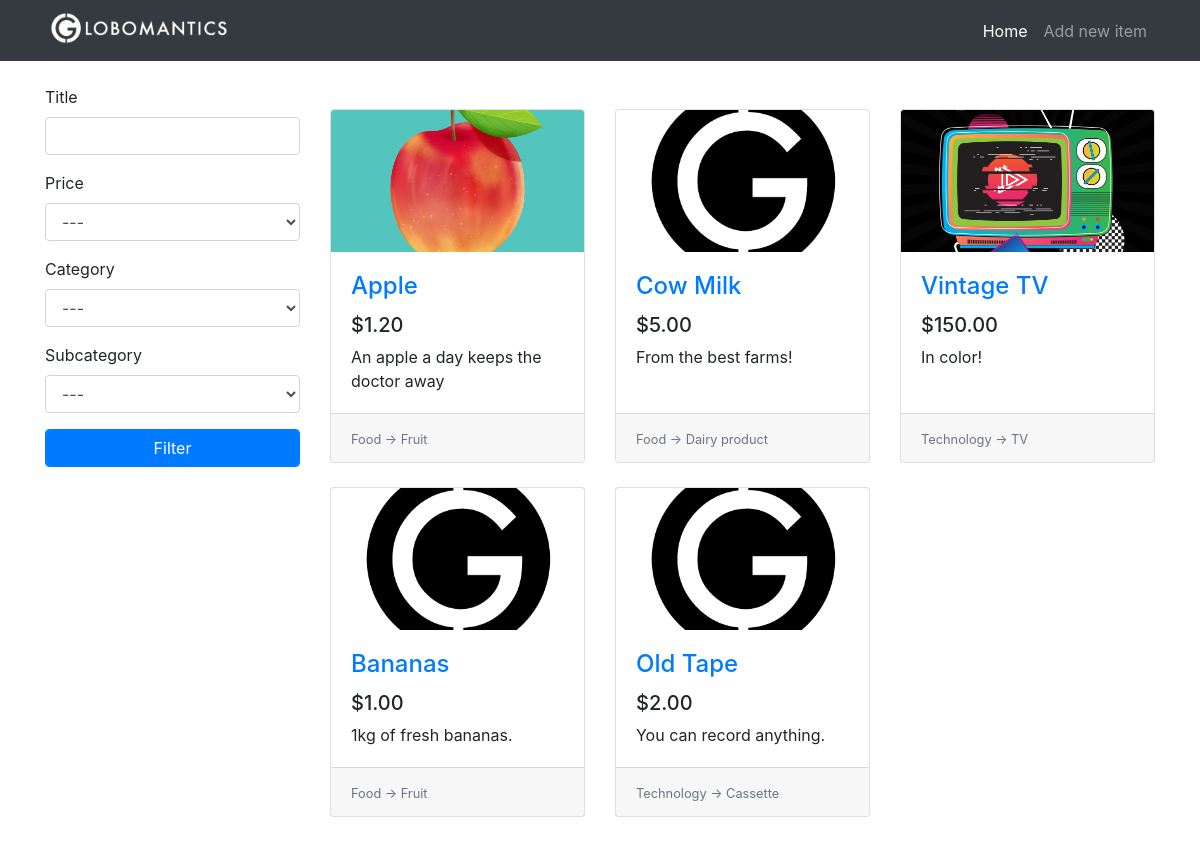
The page / on the database its author committed.
### tables this page shows
CREATE TABLE items(
                    id              INTEGER PRIMARY KEY AUTOINCREMENT,
                    title           TEXT,
                    description     TEXT,
                    price           REAL,
                    image           TEXT,
                    category_id     INTEGER,
                    subcategory_id  INTEGER,
                    FOREIGN KEY(category_id) REFERENCES categories(id),
                    FOREIGN KEY(subcategory_id) REFERENCES subcategories(id)
);

CREATE TABLE categories(
                    id              INTEGER PRIMARY KEY AUTOINCREMENT,
                    name            TEXT
);

CREATE TABLE subcategories(
                    id              INTEGER PRIMARY KEY AUTOINCREMENT,
                    name            TEXT,
                    category_id     INTEGER,
                    FOREIGN KEY(category_id) REFERENCES categories(id)
);

### app.py (the view)
@app.route("/")
def home():
    conn = get_db()
    c = conn.cursor()
    form = FilterForm(request.args, meta={"csrf": False})
    c.execute("SELECT id, name FROM categories")
    categories = c.fetchall()
    categories.insert(0, (0, "---"))
    form.category.choices = categories
    c.execute("SELECT id, name FROM subcategories")
    subcategories = c.fetchall()
    subcategories.insert(0, (0, "---"))
    form.subcategory.choices = subcategories
    query = """SELECT
               i.id,i.title,i.description,i.price,i.image,c.name,s.name
               FROM items as i
               INNER JOIN categories AS c ON i.category_id = c.id
               INNER JOIN subcategories AS s ON i.subcategory_id = s.id
               """
    try:
        is_ajax = int(request.args["ajax"])
    except:
        is_ajax = 0
    if form.validate():
        filter_queries = []
        parameters = []
        if form.title.data.strip():
            filter_queries.append("i.title LIKE ?")
            parameters.append("%" + escape(form.title.data) + "%")
        if form.category.data:
            filter_queries.append("i.category_id = ?")
            parameters.append(form.category.data)
        if form.subcategory.data:
            filter_queries.append("i.subcategory_id = ?")
            parameters.append(form.subcategory.data)
        if filter_queries:
            query += " WHERE "
            query += " AND ".join(filter_queries)
        if form.price.data:
            if form.price.data == 1:
                query += " ORDER BY i.price DESC"
            else:
                query += " ORDER BY i.price"
        else:
            query += " ORDER BY i.price DESC"
        items_from_db = c.execute(query, tuple(parameters))
        print(query)
    else:
        items_from_db = c.execute(query + "ORDER BY i.id DESC")
    items = []
    for row in items_from_db:
        item = {
            "id": row[0],
            "title": row[1],
            "description": row[2],
            "price": row[3],
            "image": row[4],
            "category": row[5],
            "subcategory": row[6]
        }
        items.append(item)
    if is_ajax:
        return render_template("_items.html", items=items)
    return render_template("home.html", items=items, form=form)

### app.py
class FilterForm(FlaskForm):
    title = StringField("Title", validators=[Length(max=20)])
    price = SelectField("Price", coerce=int, choices=[(0, "---"), (1, "High to low"), (2, "Low to high")])
    category = SelectField("Category", coerce=int)
    subcategory = SelectField("Subcategory", coerce=int)
    submit = SubmitField("Filter")

### app.py (called while the page is built)
def get_db():
    db = getattr(g, '_database', None)
    if db is None:
        db = g._database = sqlite3.connect('db/globomantics.db')
    return db

@app.teardown_appcontext
def close_connection(exception):
    db = getattr(g, "_database", None)
    if db is not None:
        db.close()

### templates/home.html (shortened to what this page needs)
{% extends 'base.html' %}
{% set active_page = 'home' %}
{% block content %}
    <div class="row">
        <div class="col-lg-3">
            <div class="my-4">
                <form class="filter-form" action="{{ url_for('home') }}" method="get">
                    <div class="form-group">
                        {{ form.title.label }}
                        {{ form.title(class="form-control") }}
                    </div>
                    <div class="form-group">
                        {{ form.price.label }}
                        {{ form.price(class="form-control") }}
                    </div>
                    <div class="form-group">
                        {{ form.category.label }}
                        {{ form.category(class="form-control category-filter") }}
                    </div>
                    <div class="form-group">
                        {{ form.subcategory.label }}
                        {{ form.subcategory(class="form-control") }}
                    </div>
                    {{ form.submit(class="btn btn-primary form-control") }}
                </form>
            </div>
        </div>
        <div class="col-lg-9">
            <div class="row my-5 card-wrapper">
                {% if items %}
                {% for item in items %}
                <div class="col-lg-4 col-md-6 mb-4">
                    <div class="card h-100">
                        <div class="embed-responsive embed-responsive-16by9">
                            <a href="{{ url_for('item', item_id=item.id) }}">
                                <img class="card-img-top embed-responsive-item"
                                     src="{% if item.image %}{{url_for('uploads', filename=item.image) }}{% else %}{{ url_for('static', filename='images/placeholder.png') }}{% endif %}">
                            </a>
                        </div>
                        <div class="card-body">
                            <h4 class="card-title">
                                <a href="{{ url_for('item', item_id=item.id) }}">{{ item.title }}</a>
                            </h4>
                            <h5>{{ "$%.2f" | format(item.price) }}</h5>
                            <p class="card-text">{{ item.description }}</p>
                        </div>
                        <div class="card-footer">
                            <small class="text-muted">
                                {{ item.category }} -> {{ item.subcategory }}
                            </small>
                        </div>
                    </div>
                </div>
                {% endfor %}
                {% else %}
                <h1 class="offset-lg-3">No items to show.</h1>
                {% endif %}
            </div>
        </div>
    </div>
{% endblock %}

### static/css/style.css (style rules this page uses)
.card-img-top { object-fit: cover; }

### rows shown on the page
items: image (picture), title "Apple", price "$1.20", description "An apple a day keeps the doctor away", category "Food", subcategory "Fruit"
items: title "Cow Milk", price "$5.00", description "From the best farms!", category "Food", subcategory "Dairy product"
items: image (picture), title "Vintage TV", price "$150.00", description "In color!", category "Technology", subcategory "TV"
items: title "Bananas", price "$1.00", description "1kg of fresh bananas.", category "Food", subcategory "Fruit"
items: title "Old Tape", price "$2.00", description "You can record anything.", category "Technology", subcategory "Cassette"
